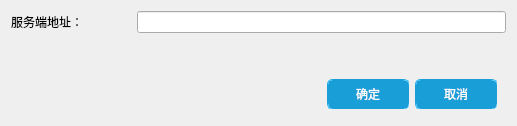
<?xml version="1.0" encoding="UTF-8"?>
<ui version="4.0">
 <class>SetIpDialog</class>
 <widget class="QDialog" name="SetIpDialog">
  <property name="geometry">
   <rect>
    <x>0</x>
    <y>0</y>
    <width>517</width>
    <height>126</height>
   </rect>
  </property>
  <property name="windowTitle">
   <string>设置</string>
  </property>
  <property name="styleSheet">
   <string notr="true">QPushButton
{
  
	background-color: rgb(25, 158, 216);
    border:1px groove rgb(25, 158, 216);
    width:80px;
    height:28px;
    max-height:28px;
    border-radius:5px;
    color:white;
    
	font: 11pt &quot;宋体&quot;;
   
}</string>
  </property>
  <layout class="QVBoxLayout" name="verticalLayout">
   <item>
    <layout class="QHBoxLayout" name="horizontalLayout_3">
     <item>
      <widget class="QLabel" name="label_5">
       <property name="minimumSize">
        <size>
         <width>120</width>
         <height>0</height>
        </size>
       </property>
       <property name="maximumSize">
        <size>
         <width>80</width>
         <height>16777215</height>
        </size>
       </property>
       <property name="text">
        <string>服务端地址：</string>
       </property>
      </widget>
     </item>
     <item>
      <widget class="QLineEdit" name="edtUrl"/>
     </item>
    </layout>
   </item>
   <item>
    <spacer name="verticalSpacer">
     <property name="orientation">
      <enum>Qt::Vertical</enum>
     </property>
     <property name="sizeHint" stdset="0">
      <size>
       <width>20</width>
       <height>40</height>
      </size>
     </property>
    </spacer>
   </item>
   <item>
    <widget class="QWidget" name="wgtBottom" native="true">
     <property name="minimumSize">
      <size>
       <width>0</width>
       <height>41</height>
      </size>
     </property>
     <property name="maximumSize">
      <size>
       <width>16777215</width>
       <height>41</height>
      </size>
     </property>
     <layout class="QHBoxLayout" name="horizontalLayout">
      <property name="topMargin">
       <number>0</number>
      </property>
      <property name="bottomMargin">
       <number>0</number>
      </property>
      <item>
       <spacer name="horizontalSpacer">
        <property name="orientation">
         <enum>Qt::Horizontal</enum>
        </property>
        <property name="sizeHint" stdset="0">
         <size>
          <width>387</width>
          <height>20</height>
         </size>
        </property>
       </spacer>
      </item>
      <item>
       <widget class="QPushButton" name="btnOk">
        <property name="text">
         <string>确定</string>
        </property>
       </widget>
      </item>
      <item>
       <widget class="QPushButton" name="btnCancel">
        <property name="text">
         <string>取消</string>
        </property>
       </widget>
      </item>
     </layout>
    </widget>
   </item>
  </layout>
 </widget>
 <resources/>
 <connections/>
</ui>
